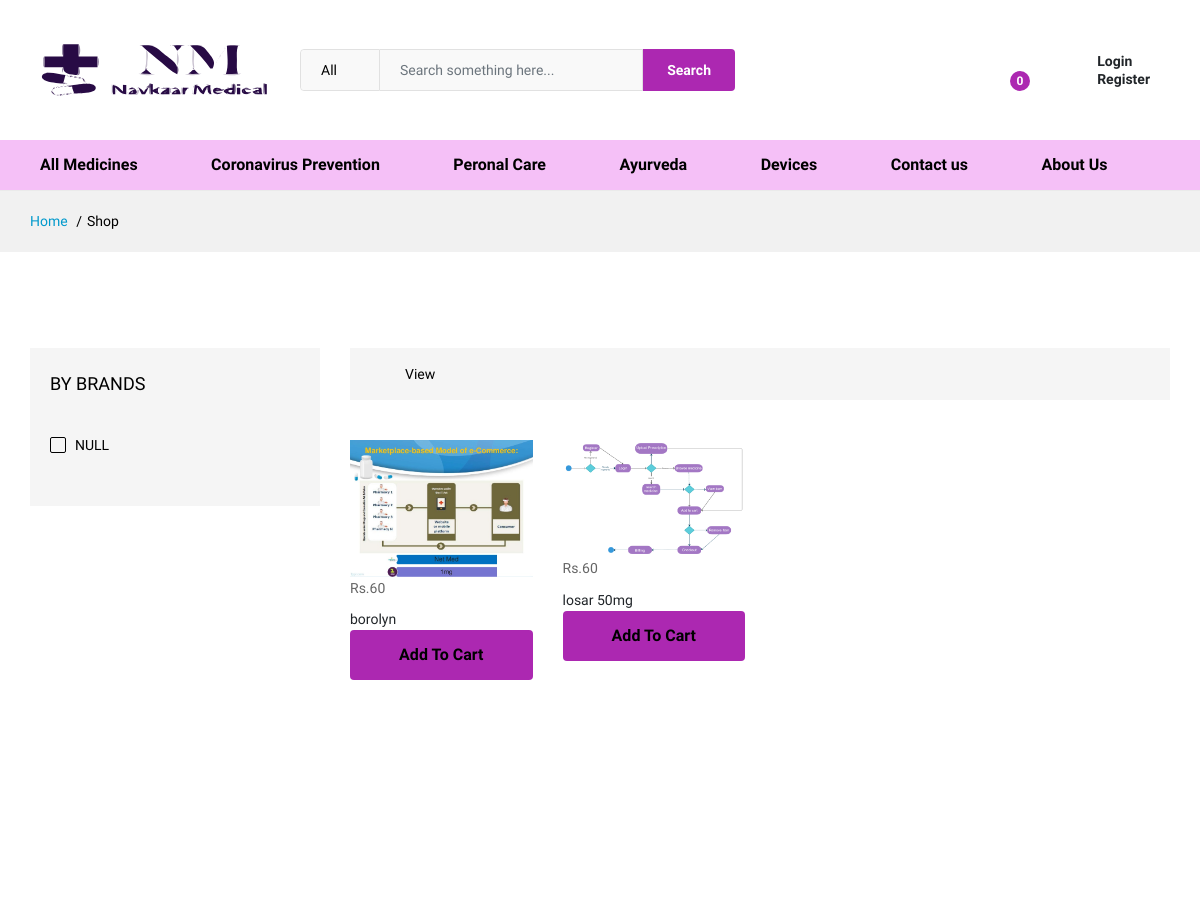
/category/3 (upper part), run on an earlier commit of the app's database.
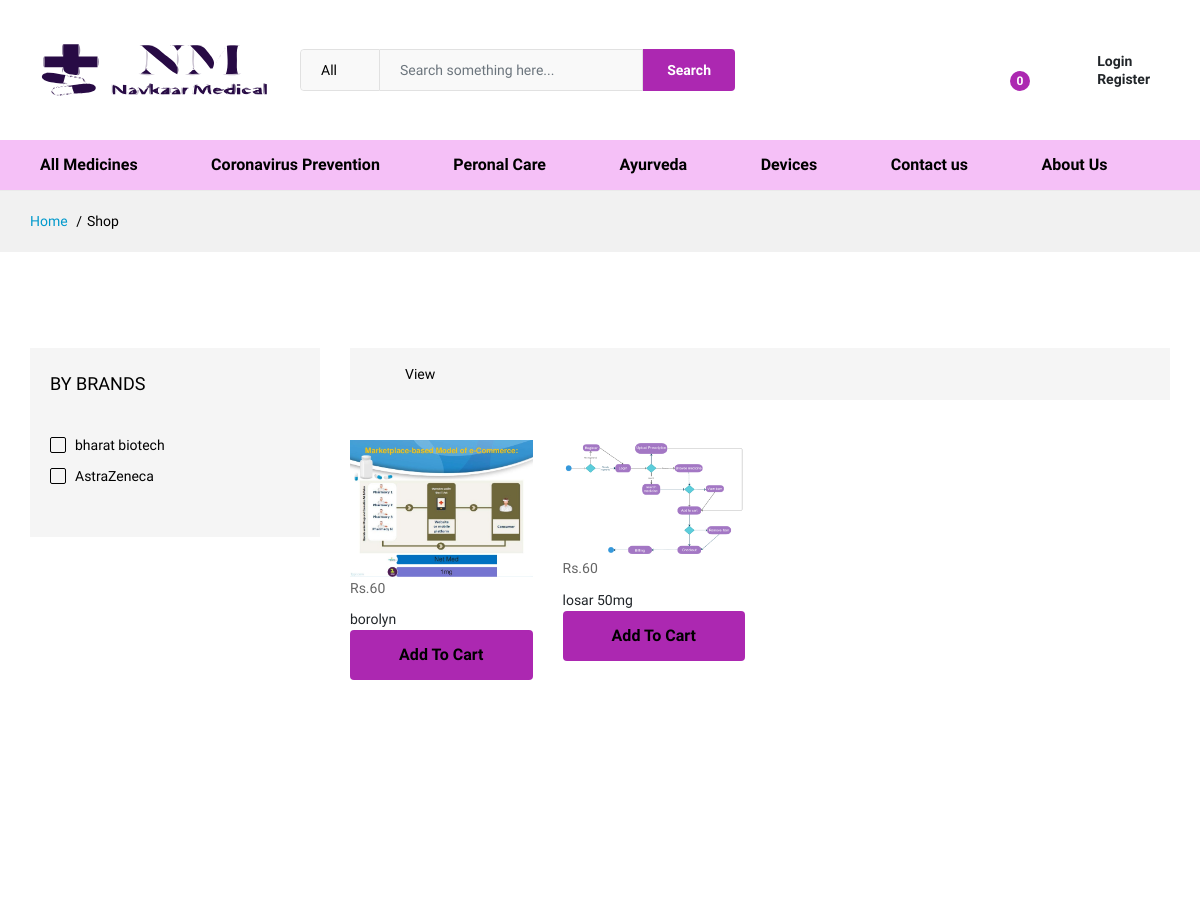
And on a later commit of the database.
### main/models.py (models this page shows)
class product(models.Model):
    medicinename=models.CharField(max_length=40)
    productdescription=models.TextField(default="NULL",null=True)
    keyingr=models.TextField(default="NULL",null=True)
    cat_id=models.ForeignKey(product_category, on_delete=models.CASCADE)
    prescriptiontype = (('T','True'),('F','False'))
    productpic = models.ImageField(null=True,blank=True ,upload_to = 'products')
    prescriptionreq = models.TextField(max_length=50, choices = prescriptiontype ,blank=True)
    mrp=models.IntegerField()
    medquantity=models.IntegerField()
    quantitydescription = models.CharField(max_length=50,default="Null",null=True,blank=True)
    meduses=models.TextField(max_length=80, null=True, default="NULL")
    safetyinfo=models.TextField(default="NULL",null=True)
    brand=models.CharField(max_length=100,null=True ,default="NULL")
    manufracturer=models.CharField(max_length=100 ,default="NULL", null=True)
    class Meta:
        ordering = ['medquantity'] #Sort in asc order
    def __str__(self):
        return self.medicinename

### main/views.py (the view)
# urls.py: path("category/<int:catid>",views.category, name = 'category'),
def category(request,catid):
    print(catid)
    try:
        spe = product_category.objects.get(pk=catid)
    except:
        return render(request,'main/404-page.html')
    print(spe)
    products_details = product.objects.filter(cat_id=spe)
    print(products_details)
    amount = 0
    cart_product = [p for p in cart.objects.all() if p.cus_id == request.user]
    for p in cart_product:
        tempamount = (p.quantity*p.product_id.mrp)
        amount+=tempamount
    totalpurchased = len(cart_product)
    brands = [we.brand for we in product.objects.filter(cat_id=spe)]
    brands = set(brands)
    print(brands)
    context = {'spe':spe,'value':products_details,'totalpurchased':totalpurchased,'brands':brands}
    return render(request,'main/shop-default.html',context)

### main/models.py (called while the page is built)
    def __str__(self):
        return self.cat_name

### main/templates/main/shop-default.html (shortened to what the changed rows need)
{% extends "main/test.html" %}
{% load static %}
{% block mainblock %}
    <div class="ps-page--shop">
        <div class="ps-container">
            <div class="ps-layout--shop">
                <div class="ps-layout__left">
                    <aside class="widget widget_shop">
                        <figure class="ps-custom-scrollbar" data-height="250">
                            {% for i in brands %}
                            <div class="ps-checkbox">
                                <label for="{{i}}">{{i}}</label>
                            </div>
                            {% endfor %}
                        </figure>
                    </aside>
                </div>
                <div class="ps-layout__right">
                    <div class="ps-shopping ps-tab-root">
                        <div class="ps-tabs">
                            <div class="ps-tab active" id="tab-1">
                                <div class="ps-shopping-product">
                                    <div class="row" id="filteredProducts">
                                        {% for j in value %}
                                        <div class="col-xl-2 col-lg-4 col-md-4 col-sm-6 col-6 ">
                                            <div class="ps-product__container">
                                                <div class="ps-product__thumbnail"><a href="{% url 'product_details' j.id %}"><img src="{{ j.productpic.url }}" alt=""></a>
                                                </div>
                                                <p class="ps-product__price sale">Rs.{{ j.mrp }}
                                                </p>
                                                <div class="ps-product__content"><a class="ps-product__title" href="{% url 'product_details' j.id %}">{{ j.medicinename }}</a>
                                                </div>
                                                {% if request.user.is_authenticated %}
                                                <div class="ps-product__add-to-cart"><button class="ps-btn ps-btn--fullwidth itee" pid={{j.id}} id = {{j.id}}>Add To Cart</button></div>
                                                {% else %}
                                                <div class="ps-product__add-to-cart"><a class="ps-btn ps-btn--fullwidth itee" pid={{j.id}} href="{% url 'login' %}">Add To Cart</a></div>
                                                {% endif %}
                                            </div>
                                        </div>
                                        {% endfor %}
                                    </div>
                                </div>
                            </div>
                        </div>
                    </div>
                </div>
            </div>
        </div>
    </div>
    {% endblock mainblock %}

What changed in the data, as far as the page shows it:
changed product "borolyn": brand "NULL" → "bharat biotech" (drawn)
changed product "losar 50mg": brand "NULL" → "AstraZeneca" (drawn)
Also different on the page:
new list line: "bharat biotech"
new list line: "AstraZeneca"
list line gone: "NULL"
